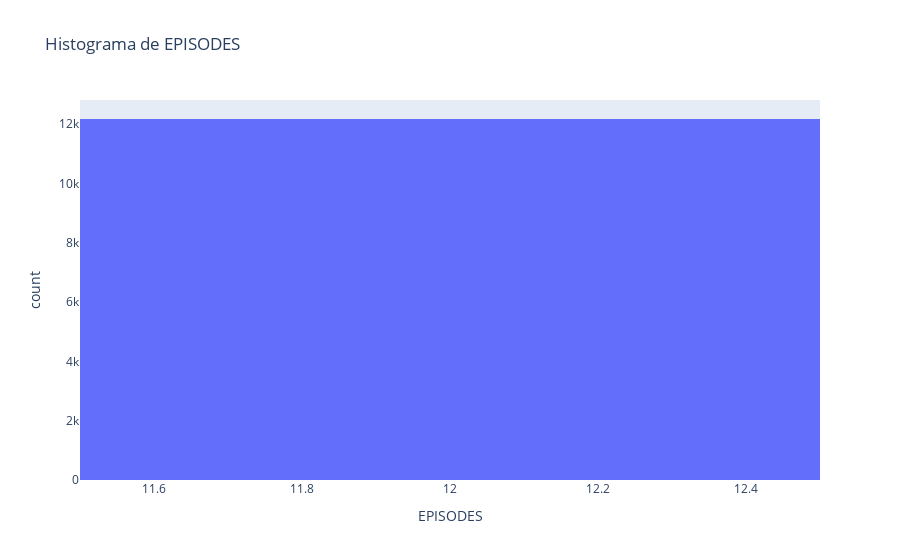
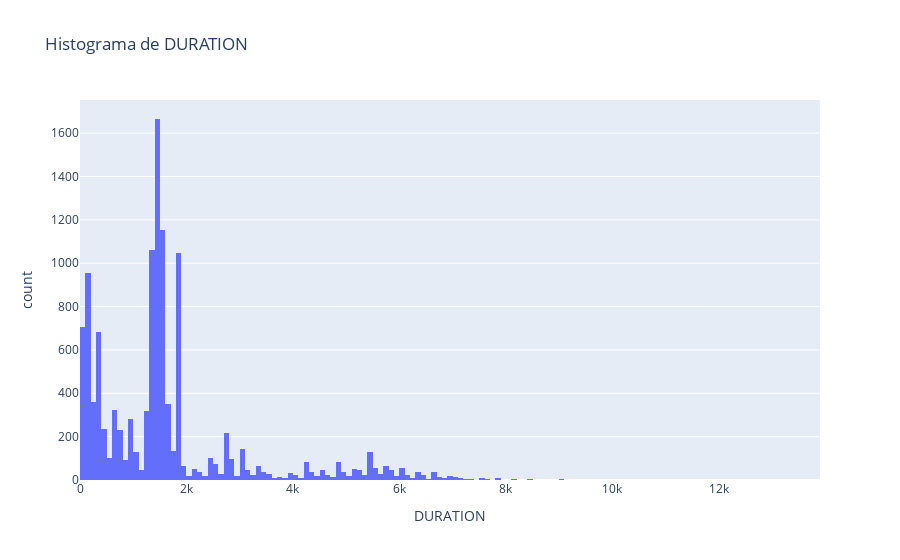
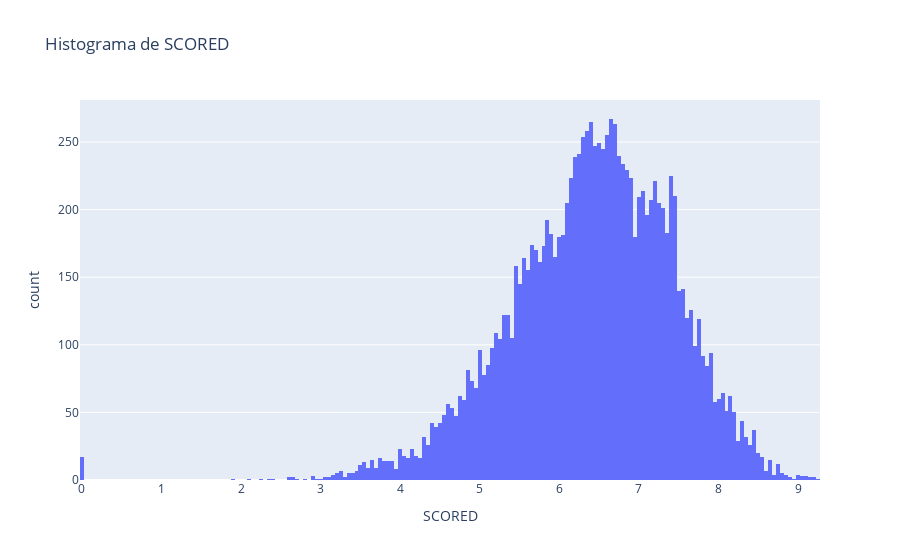
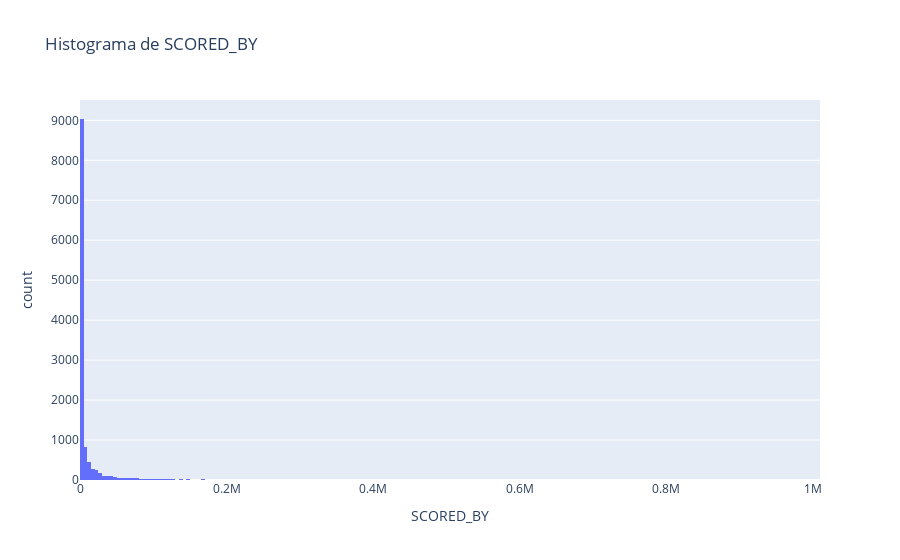

Notebook cell for these charts, in order:
### Markdown cell above
### Outlayers

### Code cell
for column in ls_cont: 
    px.histogram(df_anime, x=column, title=f'Histograma de {column}').show()

### Figure 1 — Plotly figure (JSON) as saved in the notebook; plotly's stock layout.template omitted (floating-point values rounded to 4 significant figures; data arrays with more than 128 entries replaced by an {"elided": "..."} marker saying what was removed)
{"data": [{"alignmentgroup": "True", "bingroup": "x", "hovertemplate": "EPISODES=%{x}<br>count=%{y}<extra></extra>", "legendgroup": "", "marker": {"color": "#636efa", "pattern": {"shape": ""}}, "name": "", "offsetgroup": "", "orientation": "v", "showlegend": false, "type": "histogram", "x": {"elided": "12174 int values"}, "xaxis": "x", "yaxis": "y"}], "layout": {"barmode": "relative", "legend": {"tracegroupgap": 0}, "title": {"text": "Histograma de EPISODES"}, "xaxis": {"anchor": "y", "domain": [0, 1], "title": {"text": "EPISODES"}}, "yaxis": {"anchor": "x", "domain": [0, 1], "title": {"text": "count"}}}}

### Figure 2 — Plotly figure (JSON) as saved in the notebook; plotly's stock layout.template omitted (floating-point values rounded to 4 significant figures; data arrays with more than 128 entries replaced by an {"elided": "..."} marker saying what was removed)
{"data": [{"alignmentgroup": "True", "bingroup": "x", "hovertemplate": "DURATION=%{x}<br>count=%{y}<extra></extra>", "legendgroup": "", "marker": {"color": "#636efa", "pattern": {"shape": ""}}, "name": "", "offsetgroup": "", "orientation": "v", "showlegend": false, "type": "histogram", "x": {"elided": "12174 int values"}, "xaxis": "x", "yaxis": "y"}], "layout": {"barmode": "relative", "legend": {"tracegroupgap": 0}, "title": {"text": "Histograma de DURATION"}, "xaxis": {"anchor": "y", "domain": [0, 1], "title": {"text": "DURATION"}}, "yaxis": {"anchor": "x", "domain": [0, 1], "title": {"text": "count"}}}}

### Figure 3 — Plotly figure (JSON) as saved in the notebook; plotly's stock layout.template omitted (floating-point values rounded to 4 significant figures; data arrays with more than 128 entries replaced by an {"elided": "..."} marker saying what was removed)
{"data": [{"alignmentgroup": "True", "bingroup": "x", "hovertemplate": "SCORED=%{x}<br>count=%{y}<extra></extra>", "legendgroup": "", "marker": {"color": "#636efa", "pattern": {"shape": ""}}, "name": "", "offsetgroup": "", "orientation": "v", "showlegend": false, "type": "histogram", "x": {"elided": "12174 float values"}, "xaxis": "x", "yaxis": "y"}], "layout": {"barmode": "relative", "legend": {"tracegroupgap": 0}, "title": {"text": "Histograma de SCORED"}, "xaxis": {"anchor": "y", "domain": [0, 1], "title": {"text": "SCORED"}}, "yaxis": {"anchor": "x", "domain": [0, 1], "title": {"text": "count"}}}}

### Figure 4 — Plotly figure (JSON) as saved in the notebook; plotly's stock layout.template omitted (floating-point values rounded to 4 significant figures; data arrays with more than 128 entries replaced by an {"elided": "..."} marker saying what was removed)
{"data": [{"alignmentgroup": "True", "bingroup": "x", "hovertemplate": "SCORED_BY=%{x}<br>count=%{y}<extra></extra>", "legendgroup": "", "marker": {"color": "#636efa", "pattern": {"shape": ""}}, "name": "", "offsetgroup": "", "orientation": "v", "showlegend": false, "type": "histogram", "x": {"elided": "12174 int values"}, "xaxis": "x", "yaxis": "y"}], "layout": {"barmode": "relative", "legend": {"tracegroupgap": 0}, "title": {"text": "Histograma de SCORED_BY"}, "xaxis": {"anchor": "y", "domain": [0, 1], "title": {"text": "SCORED_BY"}}, "yaxis": {"anchor": "x", "domain": [0, 1], "title": {"text": "count"}}}}
